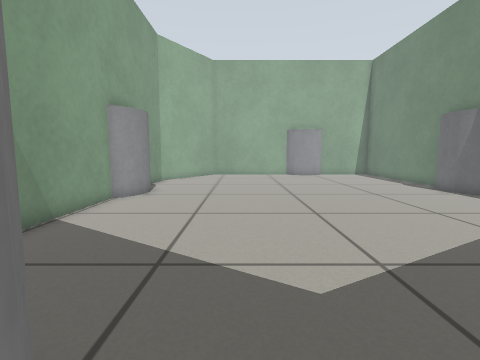
[1] (above)

12 first-person views from a walk through a robot-simulator world made for Gazebo. The camera is 0.5 m above the floor, tilts 6° down and sees 85° across. The floor is counted in squares, 0.25 m on a side. Each view is taken from the middle of a square. On the plan, view 1 faces up. The plan holds only what a view shows up to about 16 squares ahead; the rest is blank.

[2]
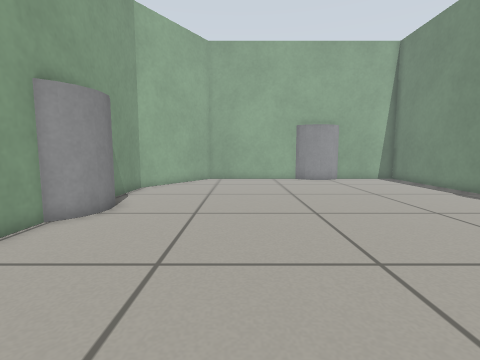

[3]
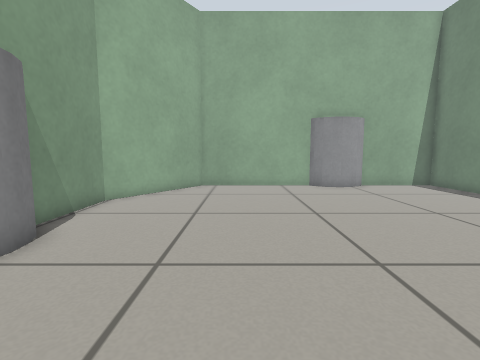

[4]
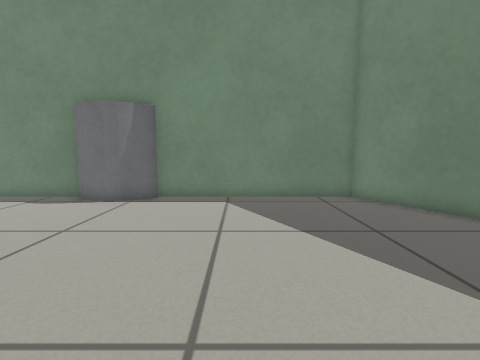

[5]
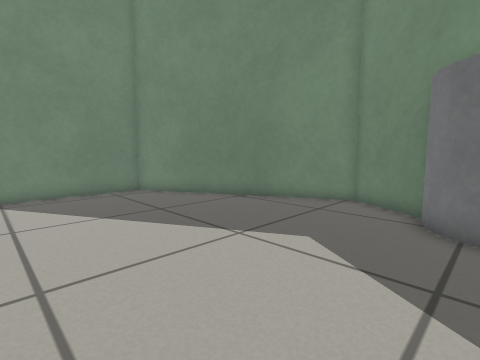

[6]
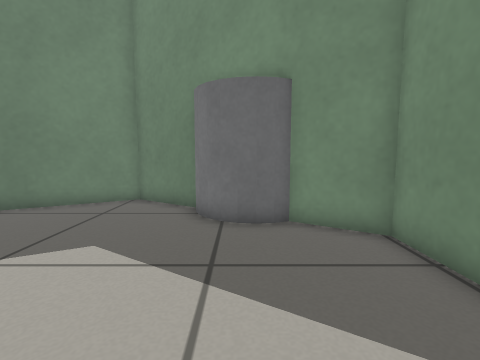

[7]
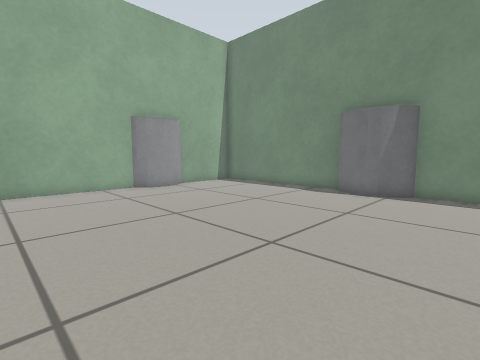

[8]
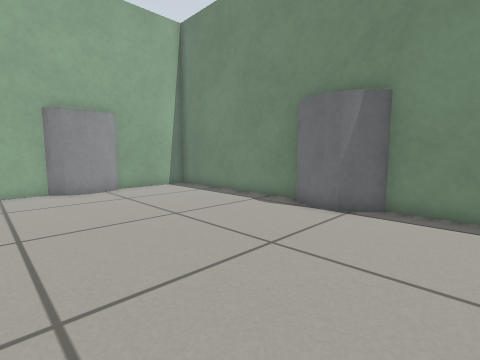

[9]
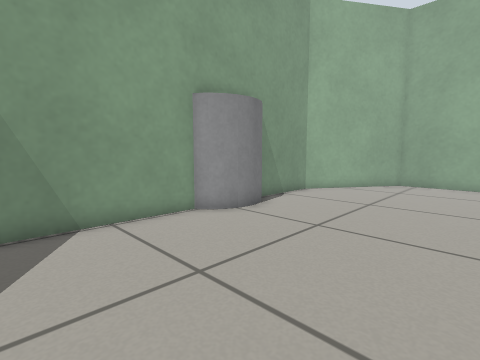

[10]
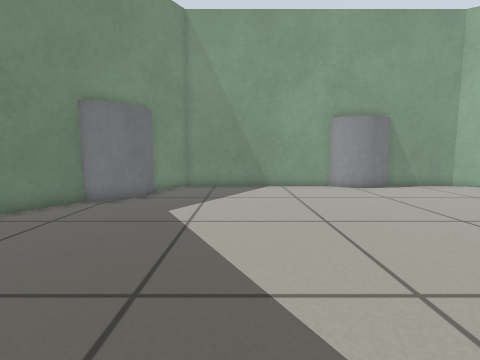

[11]
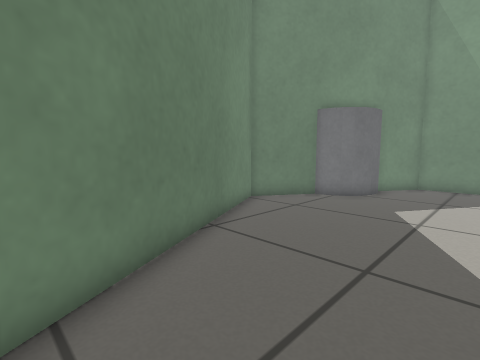

[12]
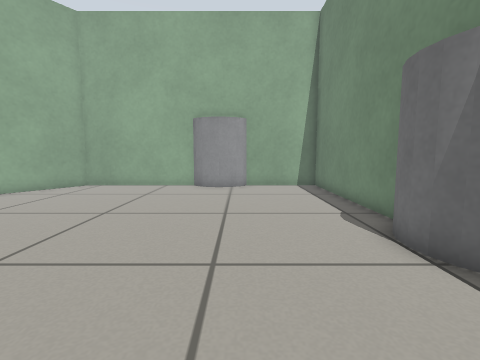

### Floor plan
Key: @ floor where view 1 was taken; # wall or solid block; . floor; C grey cylinder.
Columns run from 6 left of view 1 to 12 right of it. Each row starts with its distance up from view 1.
 24    ########CCC#####
 23   ##.......CCC....#
 22   #...............#
 21  ##...............#
 20 ##................#
 19 #.................#
 18 #.................#
 17 #.................#
 16 #.................#
 15 #................CC
 14 CC...............C
 13 CC...............C
 12 CC...............CC
 11 #.................#
 10 #.................#
  9 #.................#
  8 #.................#
  7 #.................#
  6 #.................#
  5 #.................#
  4 #.................#
  3 #................##
  2 ###CC..........###
  1   #CCC........##
  0      C@.....###
 -1       ##..###
 -2        ####

Positions as (right, up) in squares from view 1, and headings:
1: (0, 0), facing up
2: (0, 4), facing up
3: (0, 8), facing up
4: (0, 8), facing right
5: (-2, 9), facing down-right
6: (-2, 9), facing down
7: (-2, 9), facing up-right
8: (2, 9), facing up-right
9: (2, 6), facing up-left
10: (10, 6), facing left
11: (11, 6), facing down-left
12: (7, 8), facing up
